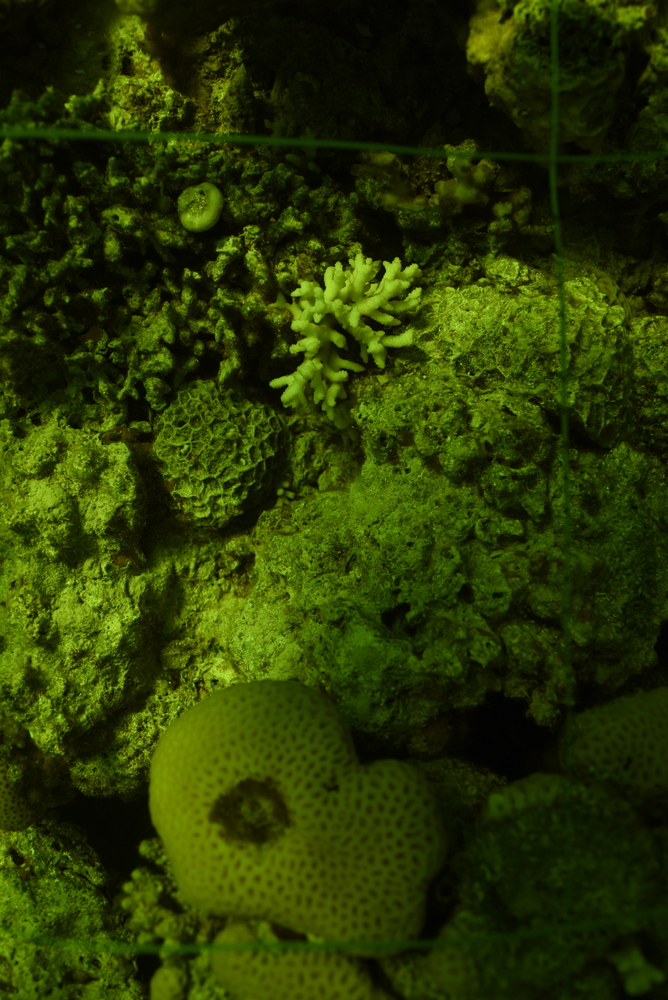
%> input picture Test Images/ambient.png, 668 x 1000 px, shrunk from 1024 x 1534 before the run
$ octave --eval "result = orientImageConsistently(imread('Test Images/ambient.png'));"   (GNU Octave 9; MATLAB toolbox functions it lacks are replaced by stand-ins)
%> lines starting %> are read from the running program, lines starting %| are printed output that depends on the picture
### rotateImage.m
function I = rotateImage(I)
  % Rotate the image to be horizontal
  s = size(I);
%> s = [1000 668 3]
  if s(1)>s(2)
      I = imrotate(I,90);
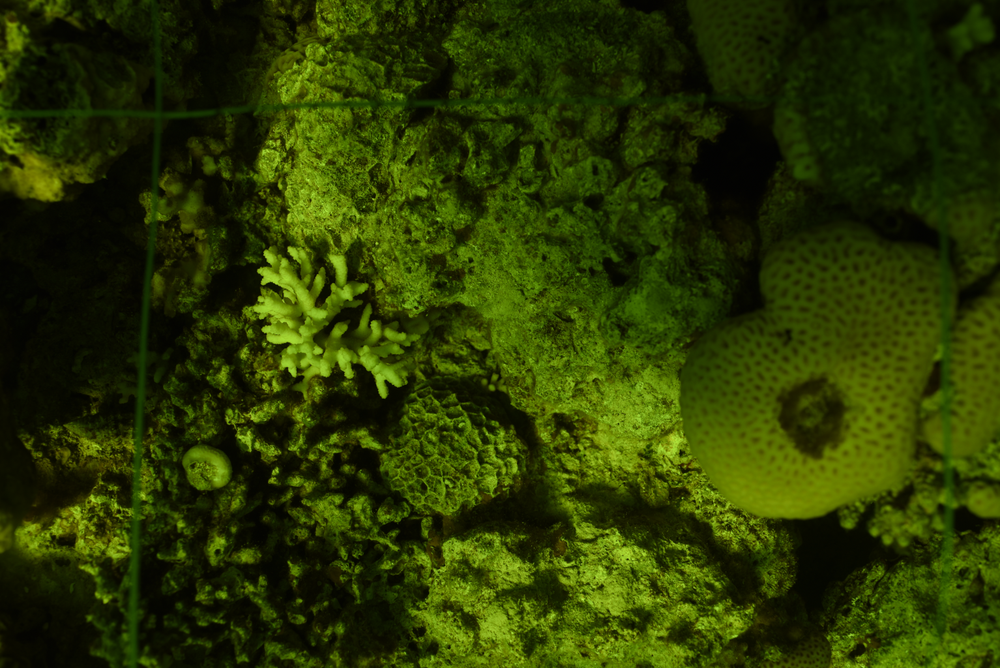
%> I: size 668x1000x3 uint8; mean R, G, B 41.1, 55.4, 1.2; mean of the top-left, top-right, bottom-left and bottom-right quarters 30.2, 22.2, 28.9, 49
  end
end

### orientImageConsistently.m
function outImg = orientImageConsistently(inImg)

% We want all our images in Landscape format, with the rectangle the rope
% makes facing down. Because this is the direction the diver took the photo
% in.

% First, make the image Landscape.
I = rotateImage(inImg);
s = size(I);
%> s = [668 1000 3]

% Now we have to determine whether to flip it upside down or not.
Ig = rgb2gray(I);
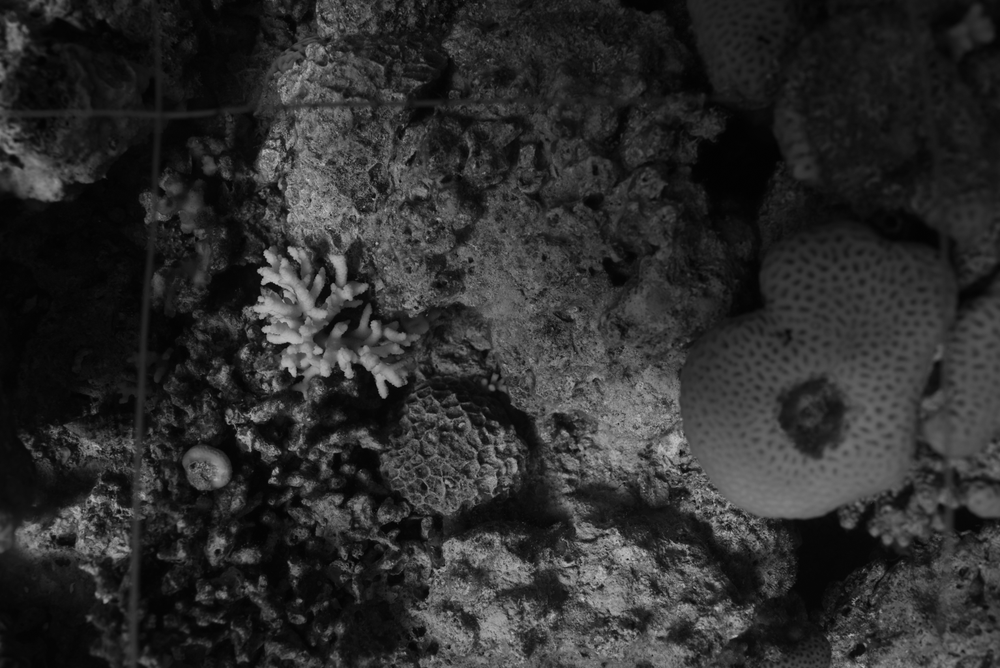
%> Ig: size 668x1000 uint8; min 2, max 206, mean 45

% Calculate the column sum
sumRows = sum(Ig,2);
%> sumRows = 668 values, max 69800 at index 447, min 24603 at index 21, mean 44968.9

% midpoint of the image (horizontal line across)
mp = ceil(s(1)/2);
%> mp = 334

% is the horizontal peak before or after the midpoint?
[pks,locs] = findpeaks(sumRows);
%> pks = 92 values, max 69800 at index 57, min 26483 at index 4, mean 45754; locs = 92 values from 10 to 667
maxLoc = locs(find(pks==max(pks)));
%> maxLoc = 447

if maxLoc >= mp
    outImg = imrotate(I,180);
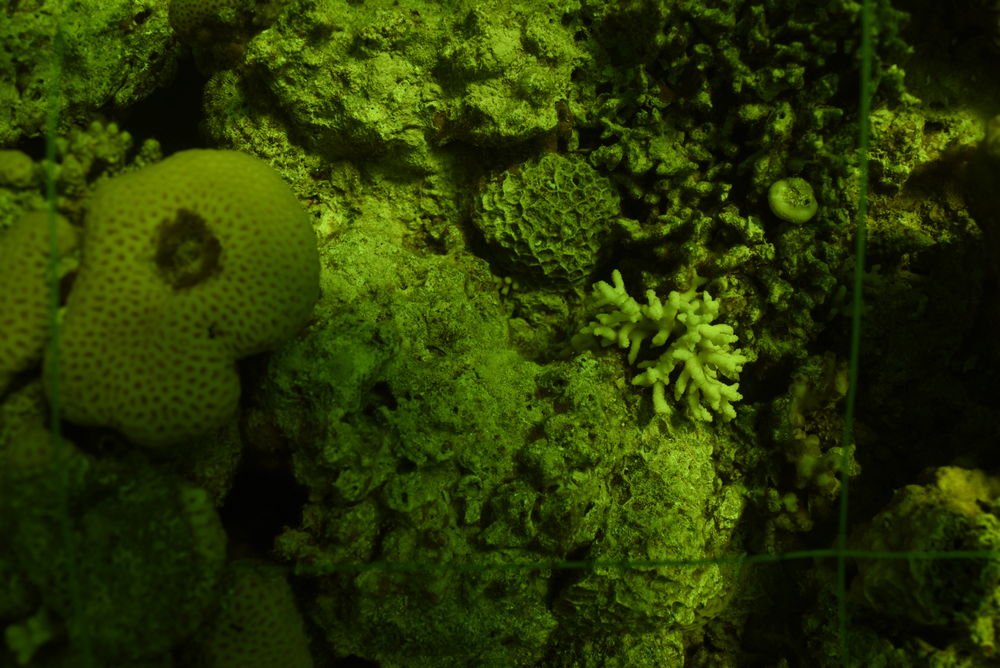
%> outImg: size 668x1000x3 uint8; mean R, G, B 41.1, 55.4, 1.2; mean of the top-left, top-right, bottom-left and bottom-right quarters 49, 28.9, 22.2, 30.2
else
    outImg = I;
end

$ run again, on Test Images/fluorescence.png
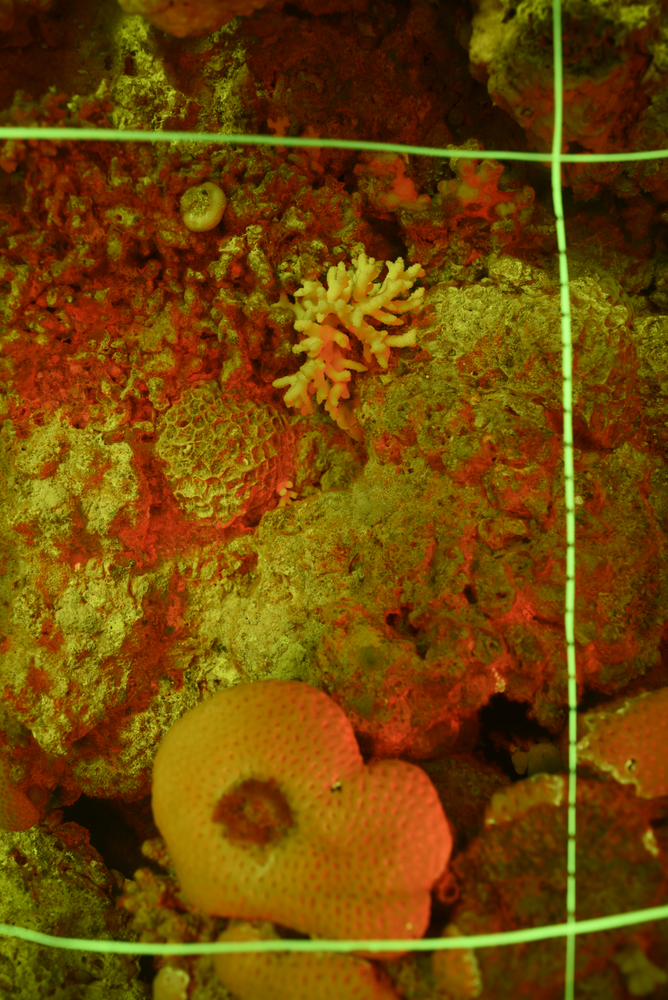
%> input picture Test Images/fluorescence.png, 668 x 1000 px, shrunk from 1024 x 1534 before the run
%> in rotateImage, `I = imrotate(I,90);`:
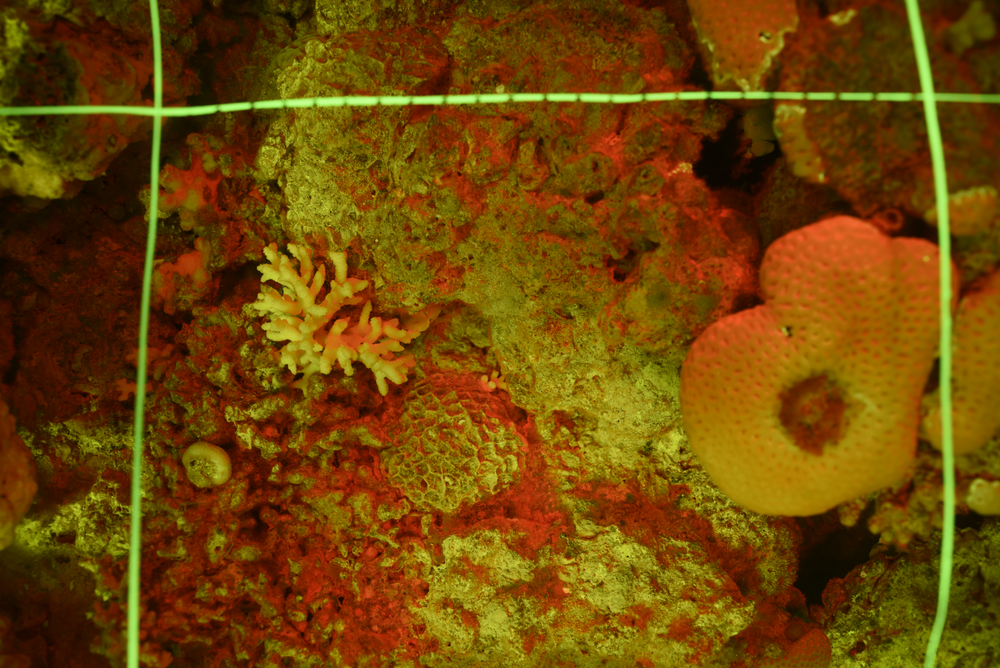
%> I: size 668x1000x3 uint8; mean R, G, B 111.1, 70.7, 5.4; mean of the top-left, top-right, bottom-left and bottom-right quarters 54.7, 60.9, 57.9, 76.1
%> in orientImageConsistently, `Ig = rgb2gray(I);`:
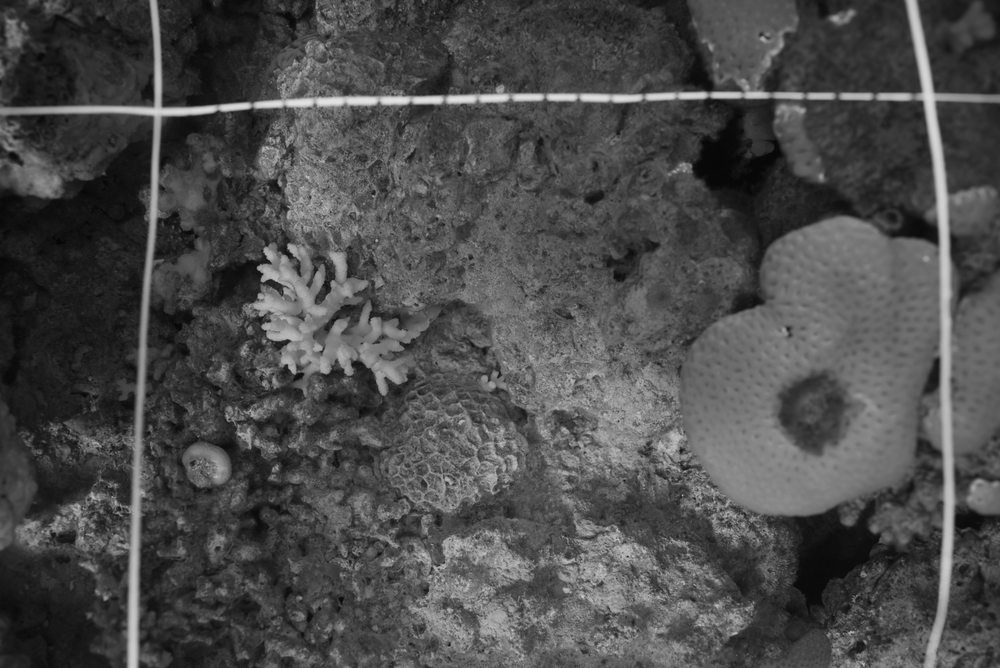
%> Ig: size 668x1000 uint8; min 6, max 226, mean 75.3
%> sumRows = 668 values, max 140861 at index 98, min 50120 at index 1, mean 75324.5
%> pks = 98 values, max 140861 at index 11, min 53183 at index 1, mean 76481.4; locs = 98 values from 11 to 664
%> maxLoc = 98
